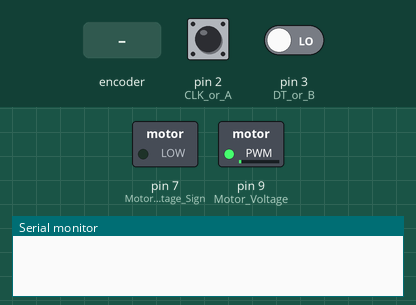
Simulated run of this sketch. Board: Arduino Uno, built with avr-gcc and run on an emulated ATmega328P. On the bench: switched loads named in the sketch (green lamp = pin HIGH), the last lines printed to the serial monitor. The test bench sets the inputs (shaded band); at power-on: pin 2 (CLK_or_A) HIGH, pin 3 (DT_or_B) LOW.

Above: at 1.2 s.
1.3 s: rotary encoder on pin 2 (CLK_or_A) / pin 3 (DT_or_B) turned 1 step (first pin leading)
At 13.8 s:
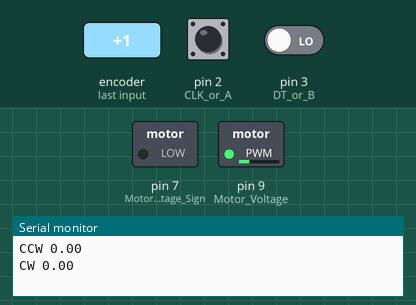
Timing chart, 0 to 15.5 s (numbered marks = the images above; inputs shaded):
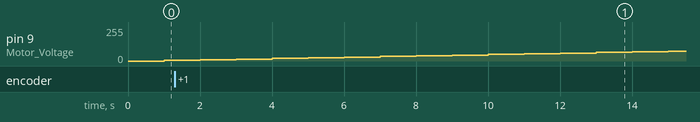

The sketch:

MotorSpinAndRadianReader.ino
```cpp
//Code need to be modified to fit the project. (System input and output).

int counter = 0; //counter variable to track position of knob
int currentStateA; //tracks the current state of A/CLK
int previousStateA; //variable to store previous state of A/CLK
int currentStateB; //tracks current state of B/DT
String rotaryDirection; //string to store the rotation of the knob (CW or CCW). Will be used to print to the serial monitor.
void encoderISR(); //function prototype for the ISR.
unsigned long previousMillis = 0; //variable to track previous reading of the millis() function.
int debounceTime = 10; //debounce time. set to 10 ms.

double radianCount;
int countsPerRevolution = 64;

void setup() {

  pinMode(2, INPUT); //CLK or A
  pinMode(3, INPUT); //DT or B

  previousStateA = digitalRead(2); //reads in the current state of A/CLK to start off the program.

  attachInterrupt(0, encoderISR, CHANGE); //attach an interrupt to pin 2 (interrupt 0) to call the function encoderISR when any change happens in pin 2.


  pinMode(7, OUTPUT); //Motor Voltage Sign
  pinMode(9, OUTPUT); //Motor Voltage
  Serial.begin(9600);

  digitalWrite(7, LOW);

}

void loop() {
  for (int motorPWM = 0 ; motorPWM <= 255; motorPWM += 5) {

    analogWrite(9, motorPWM);

    delay(1000);
  }

  if (7 == LOW) {
    digitalWrite(7, HIGH);
  }

  else if (7 == HIGH) {
    digitalWrite(7, LOW);
  }
}

void encoderISR(){
  unsigned long currentMillis = millis(); //tracks the current time in the program in ms. Used for debouncing.
  currentStateA = digitalRead(2); //reads in the current state of A/CLK.

  //if statement to check if the state of A has changed and time greater than the debounce time has passed.
  if ((currentStateA != previousStateA) && (currentMillis - previousMillis >= debounceTime)) {

    currentStateB = digitalRead(3); //reads in current state of B/DT.

    //condition to check if the knob has turned CW or CWW. count up if CW, count down if CCW.
    if (currentStateA != currentStateB) {
        rotaryDirection = "CW";
        counter++;
      }
    else {
        rotaryDirection = "CCW";
        counter--;
      }

      //counts to radians
      radianCount = ((double)(counter/countsPerRevolution))*2*3.14159;

      //Prints out the direction and the relative position of the knob to when the program started.
      Serial.print(rotaryDirection);
      Serial.print(" ");
      Serial.print(radianCount);
      Serial.print("\n");

      //store the time in the program where an output was produced. Used for debouncing.
      previousMillis = currentMillis;


    }

    previousStateA = currentStateA; //update previous state of A/CLK variable.
  }
```
